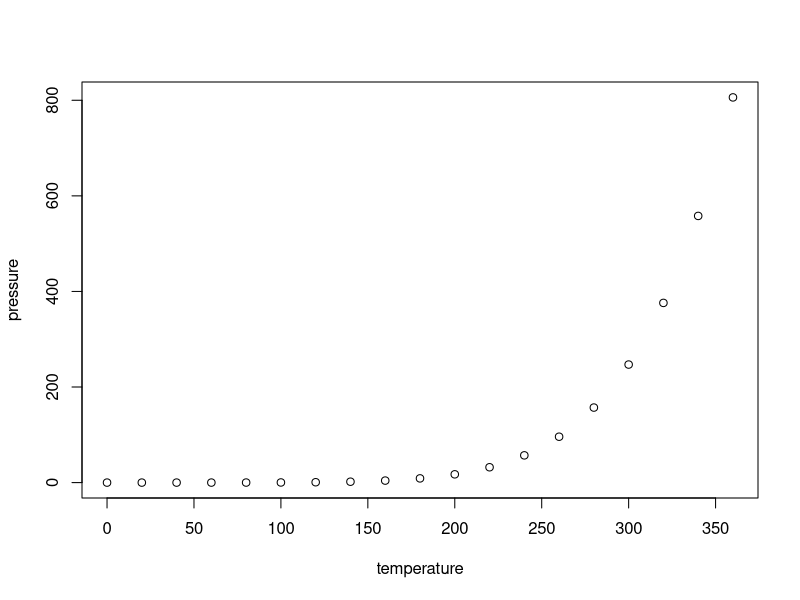
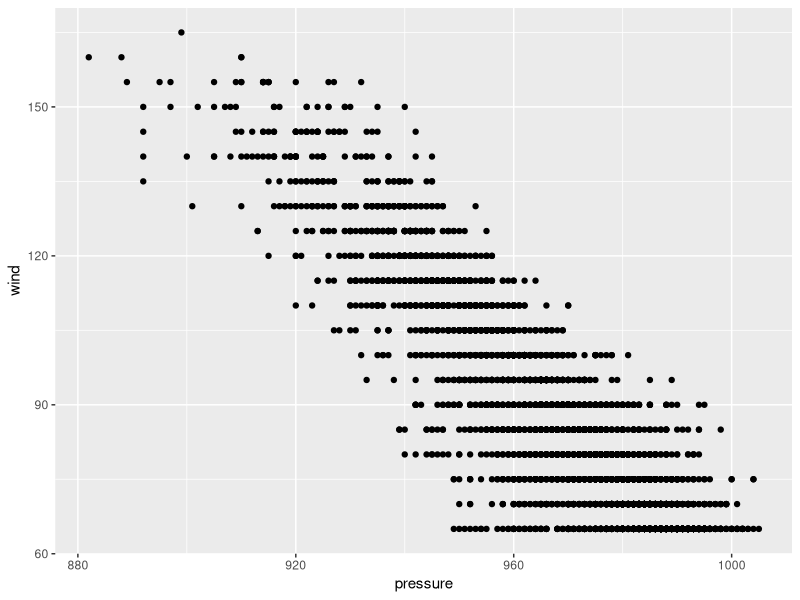

Here is the R script that generated these plots, in order:
## ---- chunk 1
knitr::opts_chunk$set(echo = TRUE)
library(tidyverse)
## ---- chunk 2
summary(cars)
## ---- chunk 3
plot(pressure)
## ---- chunk 4
storms %>%
  filter(status == "hurricane") %>%
  ggplot() +
  geom_point(mapping = aes(x = pressure, y = wind))

